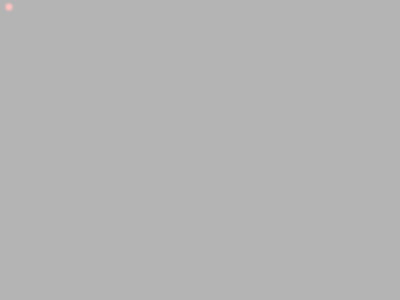
Frame 1 (no input)
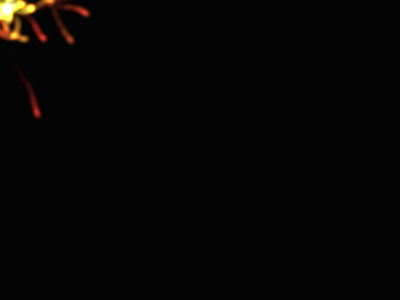
Frame 60 (the mouse pressed at the canvas centre just before this capture)
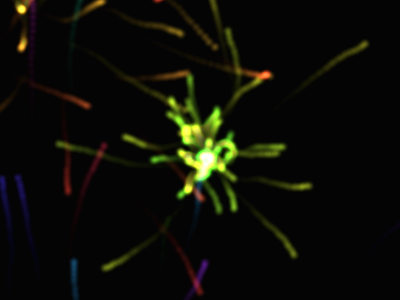
Frame 120 (the mouse held since frame 60 and released just before this capture)

The Processing sketch that drew these frames (run headless with seeded random() and noise(); from frame 60 on, the mouse is pressed at the canvas centre):

// Processing sketch: ParticleLights_1
// ── ParticleLights_1.pde
int counter;    // カウンタ
PImage[]  tex;  // テクスチャ配列
PVector[] pos;  // パーティクル位置ベクトル
PVector[] vel;  // パーティクル速度ベクトル

final int   NUM_PARTICLES  = 360;  // パーティクル数
final float ACCELERATION = 0.01;  // 加速度

void setup() {
  size(400, 300);
  tex = new PImage[NUM_PARTICLES];
  pos = new PVector[NUM_PARTICLES];
  vel = new PVector[NUM_PARTICLES];
  counter = 0;
  
  // パーティクルのテクスチャを配列に格納
  colorMode(HSB, NUM_PARTICLES, 100, 100);
  for(int i = 0; i < tex.length; i++) {
    tex[i] = getParticleTexture(color(i, 80, 50));
    pos[i] = new PVector(0, height * 2);
    vel[i] = new PVector();
  }
}

void draw() {
  noStroke();
  fill(0, 30);
  rect(0, 0, width, height);
  
  // カウンタ更新
  if (++counter >= NUM_PARTICLES) counter = 0;
  
  // ずれ量（初期位置にノイズを加える）
  float noiseAmount = tex[counter].width/4.0;
  
  // 初期位置の設定
  //pos[counter].x = mouseX + random(-noiseAmount, noiseAmount);
  //width/2 + random(-noiseAmount, noiseAmount);
  //pos[counter].y = mouseY + random(-noiseAmount, noiseAmount);
  //height * 9/10 + random(-noiseAmount, noiseAmount);
  if (mousePressed && (mouseButton == LEFT)) {
    pos[counter].x = width/2 + random(-noiseAmount, noiseAmount);
    pos[counter].y = height * 9/10 + random(-noiseAmount, noiseAmount);
  } else {
     pos[counter].x = mouseX + random(-noiseAmount, noiseAmount);
     pos[counter].y = mouseY + random(-noiseAmount, noiseAmount);
  };

  
  // 初速度の設定
  vel[counter].x = random(-1, 1);
  vel[counter].y = random(-1, 1);
  
  
  // パーティクルの更新
  for(int i = 0; i < NUM_PARTICLES; i++) {
    if(pos[i].y < height+tex[i].height && pos[i].y>-tex[i].height) {
      // パーティクル描画 加算合成にするのがポイント
      blend(tex[i], 0, 0, 
            tex[i].width, tex[i].height,
            (int)pos[i].x, (int)pos[i].y,
            tex[i].width, tex[i].height, ADD);
    }
    // 位置・速度更新
    pos[i].x += vel[i].x;
    pos[i].y += vel[i].y;
    vel[i].x += random(-0.5, 0.5);
    vel[i].y += random(-0.5, 0.5);
  }
}

// ==============================================
// 指定した色のパーティクル用テクスチャを生成する
// 引数 c : パーティクルの色
// ==============================================
PImage getParticleTexture(color c) {
  // 画像サイズとパーティクルの半径
  final int   IMG_SIZE        = 15;
  final float PARTICLE_RADIUS = 0.5f * IMG_SIZE - 2;
  
  // colorMode(RGB, 255, 255, 255);
  // 画像を作成
  PImage img = createImage(IMG_SIZE, IMG_SIZE, RGB);
  img.loadPixels();
  for(int i = (int)PARTICLE_RADIUS; i > 0; i--) {
    // グラデーション作成
    int a = (int)(0xFF*(float)(PARTICLE_RADIUS-i)/PARTICLE_RADIUS);
    int fg = c;
    int fR = (0x00FF0000 & fg) >>> 16;
    int fG = (0x0000FF00 & fg) >>> 8;
    int fB =  0x000000FF & fg; 
    int rR = (fR * a) >>> 8;
    int rG = (fG * a) >>> 8;
    int rB = (fB * a) >>> 8;
     fg = 0xFF000000 | (rR << 16) | (rG << 8) | rB;
    // パーティクル用テクスチャ作成
    for(int y = 0; y < img.height; y++) {
      for(int x = 0; x < img.width; x++) {
        float yDistance = (y-img.height/2.0)*(y-img.height/2.0);
        float xDistance = (x-img.width/2.0)*(x-img.width/2.0);
        if(yDistance + xDistance <= i*i) {
          img.pixels[y * img.width + x] = fg;
        }
      }
    }
  }
  img.updatePixels();
  img.filter(BLUR);
  return img;
}
